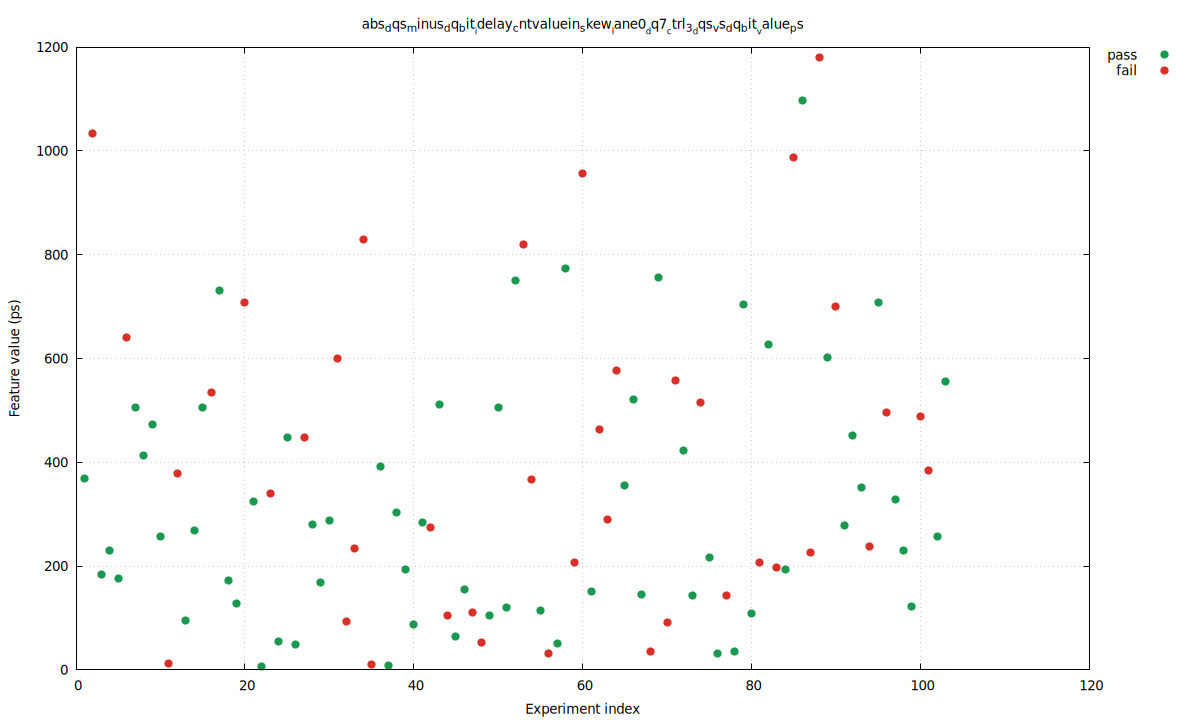

Write gnuplot code to recreate this figure.
set terminal pngcairo size 1200,720 enhanced font 'DejaVu Sans,10'
set output 'baseline_seed_1_30_skew_abs_dqs_minus_dq_bit_idelay_cntvaluein_skew_lane0_dq7_ctrl_3_dqs_vs_dq_bit_value_ps.png'
set datafile separator comma
set key outside right top
set grid
set xlabel 'Experiment index'
set ylabel 'Feature value (ps)'
set title 'abs_dqs_minus_dq_bit__idelay_cntvaluein_skew__lane0__dq7__ctrl_3__dqs_vs_dq_bit__value_ps'
plot \
  'baseline_seed_1_30_skew_abs_dqs_minus_dq_bit_idelay_cntvaluein_skew_lane0_dq7_ctrl_3_dqs_vs_dq_bit_value_ps.dat' using 1:4 with points pt 7 ps 1.2 lc rgb '#1a9850' title 'pass', \
  'baseline_seed_1_30_skew_abs_dqs_minus_dq_bit_idelay_cntvaluein_skew_lane0_dq7_ctrl_3_dqs_vs_dq_bit_value_ps.dat' using 1:5 with points pt 7 ps 1.2 lc rgb '#d73027' title 'fail'
